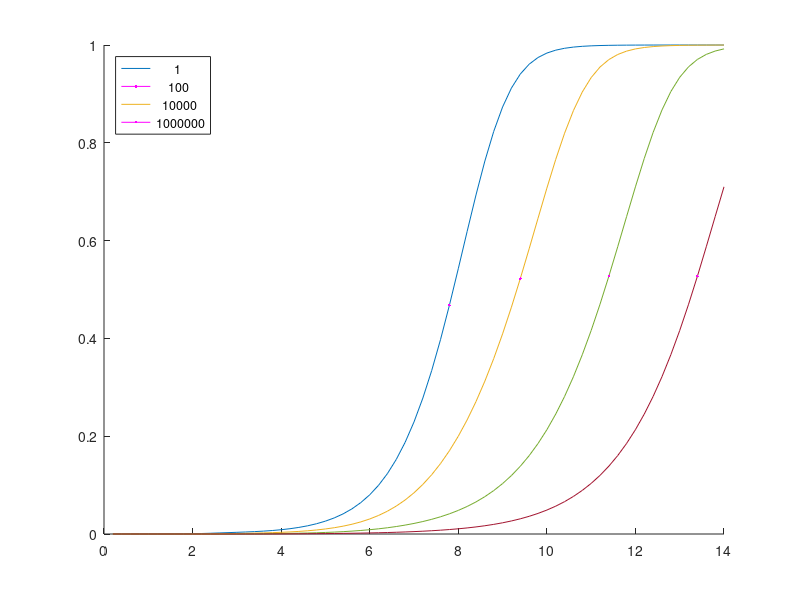

This figure's MATLAB source:

clear all;

global bet_a
global kd
global ka
global rho_h_bulk
global rho_a_bulk    
global rho_o
global psi
global f_A
global f_ha
global f_hap
 

rho_o = 0.90 ;  % monomer concentration in film (M); ~ 1
vpair = 1.0 ;   % CHECKEAR
Temp=298;       % ------ K ------%
bet_a=96485/(Temp*8.3144);		% |e|/kT in V^-1

phmax=70;
paso=0.2;
kdleg=0;
for kdexp=1:1:4
  kd=10^((kdexp-1)*2);
  kdleg(kdexp)=10^((kdexp-1)*2);
  
  i=0;
  for iph=1:1:phmax
    ph=iph*paso;
    rho_h_bulk=10^(-ph);	
    rho_a_bulk=10^(-ph);
    rho_c_bulk=10^(-3);
    ka=10^(-5);		
    f_A = 0.5;		 %% initial conditions for solver
    psi = 0;		   %% initial conditions for solver
                   %lbounds = [0 -inf];	 %% bounds of  f_A and psi
                   %ubounds = [1 inf]; 	 %% bounds of  f_A and psi
    Xo=[f_A,psi];	 %% CONDICIONES INICIALES PARA EL FSOLV Xo=[f_a,ps_i]%   
                   %options = optimset('Tolfun', 1E-12, 'TolX', 1e-12, 'MaxFunEvals', 10000);
                   % Func = @(X) [X(1)*(1+rho_h_bulk*(exp(-bet_a*X(2)))/ka)+(kd/ka)*rho_o*X(1)*rho_h_bulk*(exp(-bet_a*X(2)))*(X(1)+X(1)*rho_h_bulk*(exp(-bet_a*X(2)))/ka)-1;rho_a_bulk*exp(bet_a*X(2))+rho_o*X(1)-rho_h_bulk*exp(-bet_a*X(2))];
                   %  Func_corr = @(X) [rho_o*vpair*X(1)*X(1)*(1+rho_h_bulk*(exp(-bet_a*X(2)))/ka)*rho_h_bulk*(exp(-bet_a*X(2)))-ka*kd*(1-X(1)-X(1)*rho_h_bulk*(exp(-bet_a*X(2)))/ka);rho_a_bulk*exp(bet_a*X(2))+rho_o*X(1)-rho_h_bulk*exp(-bet_a*X(2))-rho_c_bulk*exp(-bet_a*X(2))];
    Func_corr = @(X) [X(1)*(1+rho_h_bulk*(exp(-bet_a*X(2)))/ka)+X(1)*X(1)*(kd*vpair*rho_o/ka)*rho_h_bulk*(exp(-bet_a*X(2)))*(1+rho_h_bulk*(exp(-bet_a*X(2)))/ka)-1;rho_a_bulk*exp(bet_a*X(2))+rho_o*X(1)-rho_h_bulk*exp(-bet_a*X(2))-rho_c_bulk*exp(-bet_a*X(2))];
                   %[X resnorm] = lsqnonlin(@myfun,Xo,lbounds,ubounds, options);
    [X,fval,info] = fsolve(Func_corr,Xo);  %INFO == 1 ==> CONVERGE;
    if (info==1)
      %myfun(X);     
      %resnorm;	
      psi = X(2);
      f_A = X(1);
                  %f_ha = f_A*rho_h_bulk*(exp(-bet_a*psi))/ka;
                  %f_hap =1-f_A-f_ha;
      ph_a(iph)=ph;
      m(iph,kdexp)=[X(1)];  % to plot f_A vs ph
                  %n(iph,kdexp)=[f_ha];  % to plot f_ha vs ph
                  %o(iph,kdexp)=[f_hap];  % to plot f_hap vs ph
      check(iph,kdexp)=[sqrt(Func_corr(X)(1)^2+Func_corr(X)(2)^2 )] ;
      r(iph,kdexp)=[X(2)];  % to plot  psi vs ph
                  %fprintf(fid, '%f \t %f\n', m(1),m(2) );		
                    
    else
      [X,fval,info] = fsolve(Func_corr,X);
      [X,fval,info] = fsolve(Func_corr,X);
      [X,fval,info] = fsolve(Func_corr,X);
      [X,fval,info] = fsolve(Func_corr,X);
      %ch2=info;
      psi = X(2);
      f_A = X(1);
      f_ha = f_A*rho_h_bulk*(exp(-bet_a*psi))/ka;
      f_hap =1-f_A-f_ha;
      ph_a(iph)=ph;
      m(iph,kdexp)=[X(1)];  % to plot f_A vs ph
                   %n(iph,kdexp)=[f_ha];  % to plot f_ha vs ph
                   %o(iph,kdexp)=[f_hap];  % to plot f_hap vs ph
      check(iph,kdexp)=[sqrt(Func_corr(X)(1)^2+Func_corr(X)(2)^2 )] ;
      r(iph,kdexp)=[X(2)];  % to plot  psi vs ph
     end
     
  end
  [calc_fa_05,i]=min (abs(m(:,kdexp)-0.5))
  pph(kdexp)=i*0.2;
  figure (1)
  hold all;
  h=plot (ph_a(1,:),m(:,kdexp)');
  y=plot (pph(kdexp),m(i,kdexp)',"color", "m");
  legend (cellstr (num2str (kdleg')), "location", "northwest");hold on;
  %plot (ph_a(1,:),n(:,kdexp)',";f_{ha};")
  %plot (ph_a(1,:),o(:,kdexp)',";f_{hap};")
  %plot (ph_a(1,:),check(:,kdexp)',";check;")
  %plot (ph_a(1,:),0.5,"color", "m")
  hold all;
end


    %clear all
    %fid = fopen('fa_ph.txt',"w");%aca no se si va w o s o sino va nada 
     %for kdexp=0:1:10
     %i=0;
     % for ph=0:paso:phmax
     %   i=i+1;
     %   fprintf(fid, '%f \t %f\n', ph,m(kdexp*(phmax/paso+1)+i) );
     % end
     %end
    %fclose(fid);

    %fide = fopen('psi_ph.txt',"w");%aca no se si va w o s o sino va nada 
     %for kdexp=0:1:10
     %i=0;
     % for ph=0:paso:phmax
      %  i=i+1;
       % fprintf(fide, '%f \t %f\n', ph,r(kdexp*(phmax/paso+1)+i) );
      %end
     %end
    %fclose(fide);

    %fidch = fopen('check_ph.txt',"w");%aca no se si va w o s o sino va nada 
    % for kdexp=0:1:10
    % i=0;
    %  for ph=0:paso:phmax
     %   i=i+1;
     %   fprintf(fidch, '%f \t %f\n', ph,check(kdexp*(phmax/paso+1)+i) );
     % end
     %end
    %fclose(fidch);

    %%------------------funciones para fsolve--------------------%%%
    %function  F = myfun(X)
        
    %global bet_a
    %global kd
    %global ka
    %global rho_h_bulk
    %global rho_a_bulk    
    %global rho_o

    %X;

    %F(1) = X(1)*(1+rho_h_bulk*(exp(-bet_a*X(2)))/ka)+(kd/ka)*rho_o*X(1)*rho_h_bulk*(exp(-bet_a*X(2)))*(X(1)+X(1)*rho_h_bulk*(exp(-bet_a*X(2)))/ka)-1;
    %F(2) = rho_a_bulk*exp(bet_a*X(2))+rho_o*X(1)-rho_h_bulk*exp(-bet_a*X(2));

    %end 
